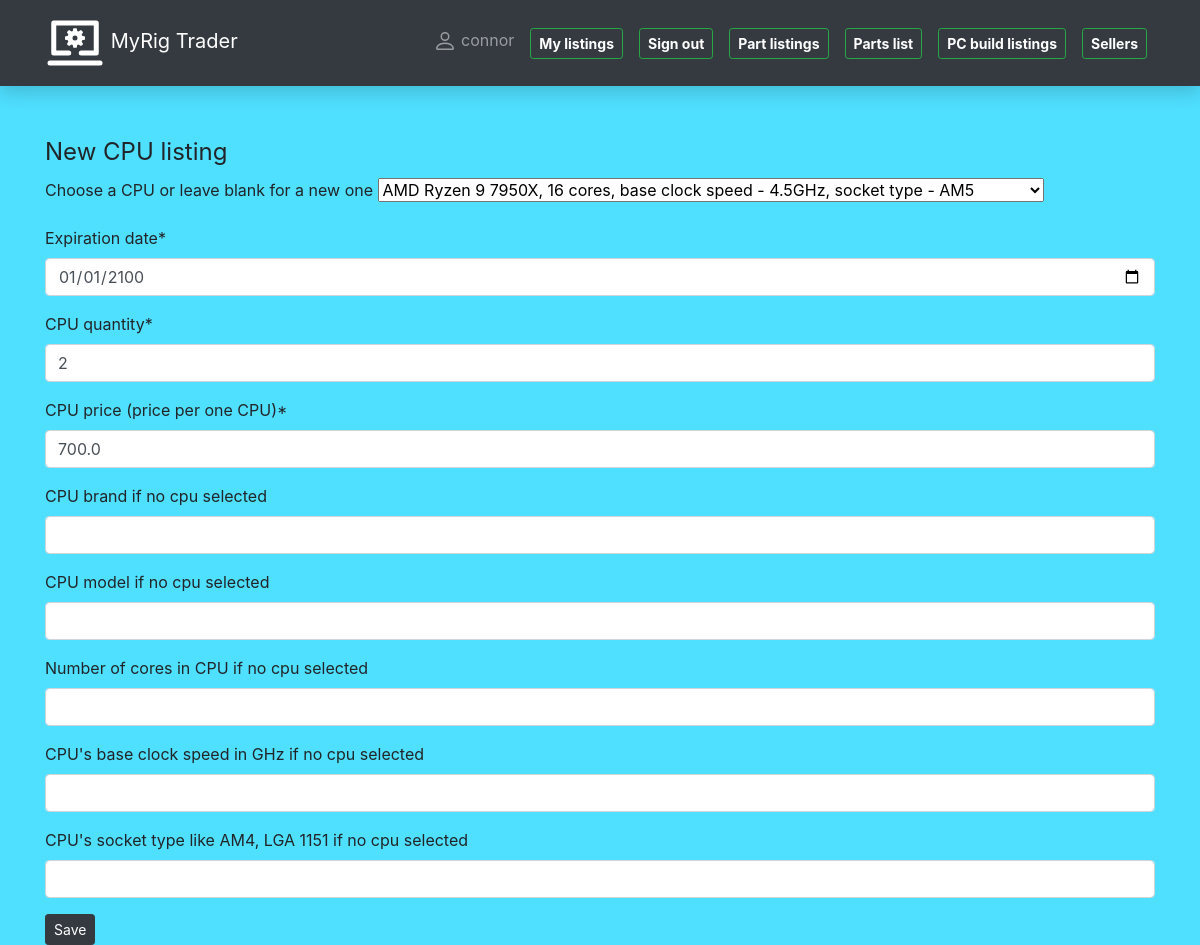
The page /pcportal/mylistings/cpu/update/6 (signed in) on the database as committed earlier.
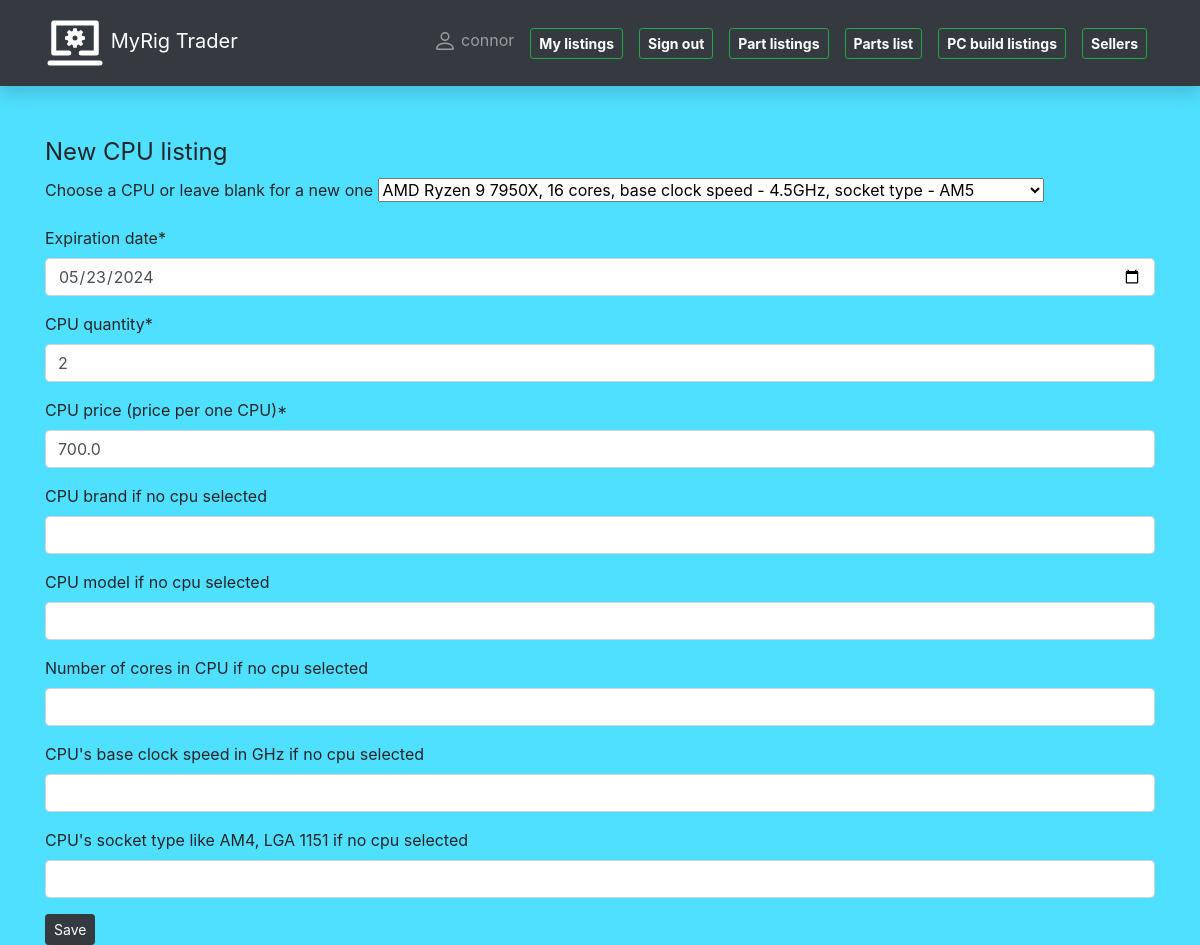
The same page on the database as committed later.
### pcportal/models/part_listing_models.py (models this page shows, shortened)
class PartListing(models.Model):
    date_created = models.DateField("Date listed", auto_now_add=True)
    expiration_date = models.DateField("Expiration date", default="2025-03-20")
    quantity = models.IntegerField("quantity",
                                   help_text="Quantity of units")
    price = models.FloatField("Price per piece")
    listing_seller = models.ForeignKey(User, on_delete=models.SET_NULL, null=True, blank=True)
    class Meta:
        abstract = True

class CpuListing(PartListing):
    cpu = models.ForeignKey(Cpu, on_delete=models.CASCADE)
    seller = models.ForeignKey(Seller, on_delete=models.CASCADE,
                               related_name="cpu_listing")
    def display_seller(self):
        return f"{self.seller.f_name} {self.seller.l_name}"
    display_seller.short_description = "SELLER"

### pcportal/views/update_listing_views.py (the view, shortened to what this page needs)
# urls.py: path('mylistings/cpu/update/<int:pk>', views.CpuListingByUserUpdateView.as_view(),
class CpuListingByUserUpdateView(LoginRequiredMixin, UserPassesTestMixin, generic.UpdateView):
    model = CpuListing
    form_class = UserCpuListingCreateForm
    template_name = 'user_create_templates/user_cpulisting_form.html'
    success_url = '/pcportal/mylistings'
    def test_func(self):
        cpulisting_object = self.get_object()
        return cpulisting_object.listing_seller == self.request.user

### pcportal/forms.py (shortened to what this page needs)
class UserCpuListingCreateForm(forms.ModelForm):
    cpu = forms.ModelChoiceField(queryset=Cpu.objects.all(),
                                 label="Choose a CPU or leave blank for a new one", required=False)
    cpu_brand = forms.CharField(required=False, label="CPU brand if no cpu selected")
    cpu_model_new = forms.CharField(required=False, label="CPU model if no cpu selected")
    cpu_cores = forms.IntegerField(required=False, label="Number of cores in CPU if no cpu selected")
    cpu_base_speed = forms.FloatField(required=False, label="CPU's base clock speed in GHz if no cpu selected")
    cpu_socket_type = forms.CharField(required=False, label="CPU's socket type like AM4, LGA 1151 if no cpu selected")
    price = forms.FloatField(required=True, label="CPU price (price per one CPU)", min_value=1)
    quantity = forms.IntegerField(required=True, label="CPU quantity", min_value=1)
    class Meta:
        model = CpuListing
        fields = ('cpu', 'expiration_date', 'quantity', 'price', 'listing_seller')
        widgets = {
            'expiration_date': DateInput(),
            'listing_seller': forms.HiddenInput(),
        }

### pcportal/templates/user_create_templates/user_cpulisting_form.html (shortened to what this page needs)
{% extends 'base.html' %}
{% load crispy_forms_tags %}
{% block content %}
<form method="post">
    <fieldset>
        <legend>New CPU listing</legend>
        {{ form | crispy }}
        <input type="submit" class="btn btn-dark btn-sm" value="Save">
    </fieldset>
</form>
{% endblock %}

Rows that differ between the two databases and show on the page:
changed CpuListing "AMD Ryzen 9 7950X, 16 cores, base clock speed - 4.5GHz, socket type - AM5": expiration_date "01/01/2100" → "05/23/2024"
